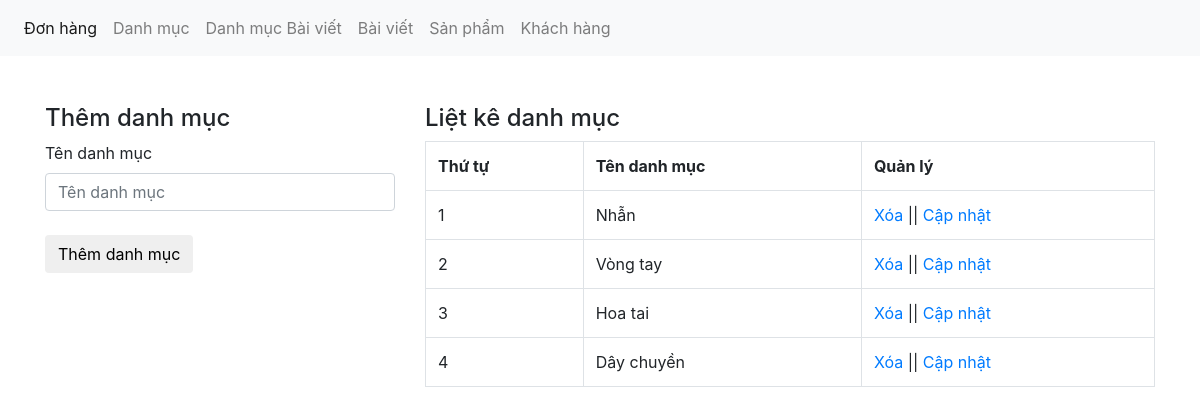
Page /admin/xulydanhmuc.php on the committed database.
### tables this page shows
CREATE TABLE IF NOT EXISTS `tbl_category` (
  `category_id` int NOT NULL AUTO_INCREMENT,
  `category_name` varchar(50) NOT NULL,
  PRIMARY KEY (`category_id`)
);

### admin/xulydanhmuc.php (the view, shortened to what this page needs)
<?php
	include('../db/connect.php');
?>
<!DOCTYPE html>
<html lang="en">
<head>
	<link href="../css/bootstrap.css" rel="stylesheet" type="text/css" media="all" />
</head>
<body>
	<nav class="navbar navbar-expand-lg navbar-light bg-light">
	  <div class="collapse navbar-collapse" id="navbarNav">
	    <ul class="navbar-nav">
	      <li class="nav-item active">
	        <a class="nav-link" href="xulydonhang.php">Đơn hàng <span class="sr-only">(current)</span></a>
	      </li>
	      <li class="nav-item">
	        <a class="nav-link" href="xulydanhmuc.php">Danh mục</a>
	      </li>
	         <li class="nav-item">
	        <a class="nav-link" href="xulydanhmucbaiviet.php">Danh mục Bài viết</a>
	      </li>
	         <li class="nav-item">
	        <a class="nav-link" href="xulybaiviet.php">Bài viết</a>
	      </li>
	      <li class="nav-item">
	        <a class="nav-link" href="xulysanpham.php">Sản phẩm</a>
	      </li>
	       <li class="nav-item">
	         <a class="nav-link" href="xulykhachhang.php">Khách hàng</a>
	      </li>
	    </ul>
	  </div>
	</nav><br><br>
	<div class="container">
		<div class="row">
			<?php
			if(isset($_GET['quanly'])=='capnhat'){
				$id_capnhat = $_GET['id'];
				$sql_capnhat = mysqli_query($con,"SELECT * FROM tbl_category WHERE category_id='$id_capnhat'");
				$row_capnhat = mysqli_fetch_array($sql_capnhat);
				?>
				<div class="col-md-4">
				<h4>Cập nhật danh mục</h4>
				<label>Tên danh mục</label>
				<form action="" method="POST">
					<input type="text" class="form-control" name="danhmuc" value="<?php echo $row_capnhat['category_name'] ?>"><br>
					<input type="hidden" class="form-control" name="id_danhmuc" value="<?php echo $row_capnhat['category_id'] ?>">
					<input type="submit" name="capnhatdanhmuc" value="Cập nhật danh mục" class="btn btn-default">
				</form>
				</div>
			<?php
			}else{
				?>
				<div class="col-md-4">
				<h4>Thêm danh mục</h4>
				<label>Tên danh mục</label>
				<form action="" method="POST">
					<input type="text" class="form-control" name="danhmuc" placeholder="Tên danh mục"><br>
					<input type="submit" name="themdanhmuc" value="Thêm danh mục" class="btn btn-default">
				</form>
				</div>
				<?php
			}
				?>
			<div class="col-md-8">
				<h4>Liệt kê danh mục</h4>
				<?php
				$sql_select = mysqli_query($con,"SELECT * FROM tbl_category ORDER BY category_id DESC");
				?>
				<table class="table table-bordered ">
					<tr>
						<th>Thứ tự</th>
						<th>Tên danh mục</th>
						<th>Quản lý</th>
					</tr>
					<?php
					$i = 0;
					while($row_category = mysqli_fetch_array($sql_select)){
						$i++;
					?>
					<tr>
						<td><?php echo $i; ?></td>
						<td><?php echo $row_category['category_name'] ?></td>
						<td><a href="?xoa=<?php echo $row_category['category_id'] ?>">Xóa</a> || <a href="?quanly=capnhat&id=<?php echo $row_category['category_id'] ?>">Cập nhật</a></td>
					</tr>
					<?php
					}
					?>
				</table>
			</div>
		</div>
	</div>
</body>
</html>

### rows in the picture
tbl_category: category_name "Nhẫn"
tbl_category: category_name "Vòng tay"
tbl_category: category_name "Hoa tai"
tbl_category: category_name "Dây chuyền"
